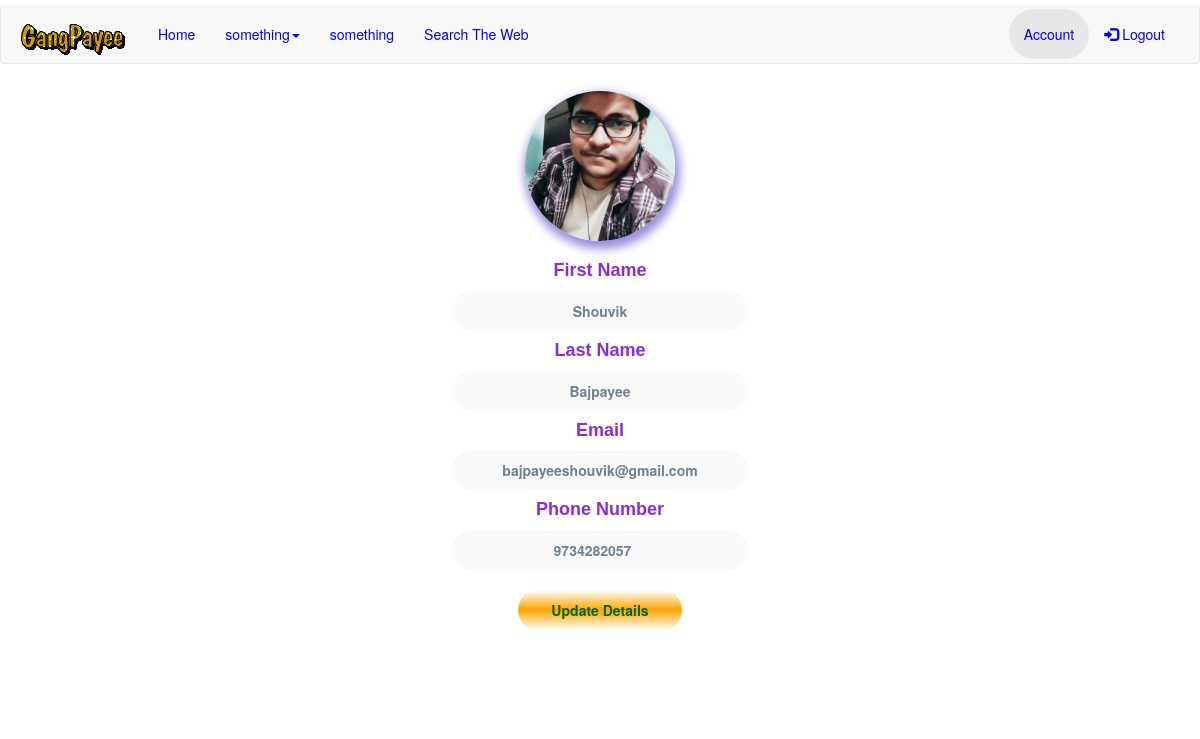
The page /account (signed in) on the database its author committed.
### tables this page shows
CREATE TABLE users(
            username VARCHAR2(50) PRIMARY KEY,
            firstname VARCHAR2(50) NOT NULL,
            lastname VARCHAR2(50) NOT NULL,
            email VARCHAR2(50) NOT NULL,
            phone VARCHAR2(13) NOT NULL,
            password VARCHAR2(100) NOT NULL,
            image VARCHAR2(150) DEFAULT 'defaultProfileImage.png'
        );

### app.py (the view)
@app.route("/account")
def account():
    if 'username' in session:
        user = loginDB.getUser(session['username'])
        firstname = user[0][1]
        lastname = user[0][2]
        email = user[0][3]
        phone = user[0][4]
        password = user[0][5]
        image = user[0][6]
        return render_template("account.html",firstname=firstname,lastname=lastname,email=email,phone=phone,image=image,password=password)
    else:
        return redirect(url_for('login'))

### loginDB.py (called while the page is built)
def getUser(username):
    db.execute("SELECT * FROM users WHERE username = (?)",(username,))
    user = db.fetchall()
    return user

### templates/account.html (shortened to what this page needs)
<!DOCTYPE html>
<html lang="en">
<head>
    <link rel="stylesheet" href="https://maxcdn.bootstrapcdn.com/bootstrap/3.4.0/css/bootstrap.min.css">
</head>
<body align="center">
    <nav class="navbar navbar-default" id="navbar">
        <div class="container-fluid">
            <div class="navbar-header">
                <a class="navbar-brand" href="/about" id="title"><img src="/imges/gp2.gif" alt="GangPayee"></a>
            </div>
            <div class="collapse navbar-collapse" id="myNavbar">
                <ul class="nav navbar-nav">
                    <li><a href="/" id="navoptions">Home</a></li>
                    <li class="dropdown">
                        <a class="dropdown-toggle" data-toggle="dropdown" href="#" id="navoptions">something<span class="caret"></span></a>
                    </li>
                    <li><a href="#" id="navoptions">something</a></li>
                    <li><a href="/customsearch" id="navoptions">Search The Web</a></li>
                </ul>
                <ul class="nav navbar-nav navbar-right">
                    <li class="active"><a href="#" id="navoptions">Account</a></li>
                    <li><a href="/logout" id="navoptions"><span class="glyphicon glyphicon-log-in"></span> Logout</a></li>
                </ul>
            </div>
        </div>
    </nav>
    <div class="container" id="maindiv">
        <div class="row">
            <div class="col-lg-4 col-md-2 col-sm-2"></div>
            <div class="col-lg-4 col-md-8 col-sm-8">
                <div class="crop" align="center">
                    <img type="button" src="/imges/profilePics/{{ image }}" alt="Profile Image" class="avatar" data-toggle="modal" data-target="#myModal" align="center"><br>
                </div>
                <div id="show-details">
                    <h4 id="data-headings">First Name</h4>
                    <input type="text" value="{{ firstname }}" disabled id="non-updatable">
                    <h4 id="data-headings">Last Name</h4>
                    <input type="text" value="{{ lastname }}" disabled id="non-updatable">
                    <h4 id="data-headings">Email</h4>
                    <input type="text" value="{{ email }}" disabled id="non-updatable">
                    <h4 id="data-headings">Phone Number</h4>
                    <input type="number" value="{{ phone }}" disabled id="non-updatable"><br><br>
                    <button type="submit" id="change-detail">Update Details</button>
                </div>
                <br><br><br><br>
            </div>
            <div class="col-lg-4 col-md-2 col-sm-2"></div>
        </div>
    </div>
</body>
</html>

### templates/account.html (style rules this page uses)
#navbar { background-color: none; border-top: none; margin-top: 5px; padding: 4px; }
#title { text-decoration: none; -moz-border-radius: 30px; -webkit-border-radius: 30px; border-radius: 30px; color: slateblue; font-weight: bold; }
#navoptions { text-decoration: none; -moz-border-radius: 30px; -webkit-border-radius: 30px; border-radius: 30px; color: blue; }
.crop { display: inline-block; width: 150px; height: 150px; overflow: hidden; margin: 6px; padding: 7%; text-decoration: none; -moz-border-radius: 50%; -webkit-border-radius: 50%; border-radius: 50%; box-shadow: 2px 5px 10px 3px rgba(105, 90, 205, 0.692); }
.avatar { overflow: hidden; width: 200px; height: 200px; margin: -50px 0 0 -50px; object-fit: auto; object-position: auto; }
#data-headings { font-weight: bold; font-family: "Comic Sans MS", cursive, sans-serif; color: blueviolet; }
input[type=text],select { text-align: center; text-decoration: none; -moz-border-radius: 30px; -webkit-border-radius: 30px; border-radius: 30px; width: 90%; height: 40px; transition: 0.3s; color: slategray; border: 1px solid darkcyan; text-emphasis: padd; }
input[type=number],select { text-align: center; text-decoration: none; -moz-border-radius: 30px; -webkit-border-radius: 30px; border-radius: 30px; width: 90%; height: 40px; transition: 0.3s; color: slategray; border: 1px solid darkcyan; }
#change-detail { text-decoration: none; -moz-border-radius: 30px; -webkit-border-radius: 30px; border-radius: 30px; width: 50%; height: 40px; transition: 0.3s; background-image: linear-gradient(white,orange,white); border: none; font-weight: bold; color: darkgreen; }
#non-updatable { text-align: center; text-decoration: none; -moz-border-radius: 30px; -webkit-border-radius: 30px; border-radius: 30px; width: 90%; height: 40px; transition: 0.3s; color: slategray; border: none; font-weight: bold; }
#maindiv { text-decoration: none; -moz-border-radius: 30px; -webkit-border-radius: 30px; border-radius: 30px; border: 1px solid white; width: 90%; margin-bottom: 20px; }

### rows shown on the page
users: image (picture), firstname "Shouvik", lastname "Bajpayee", email "bajpayeeshouvik@gmail.com", phone "9734282057"
